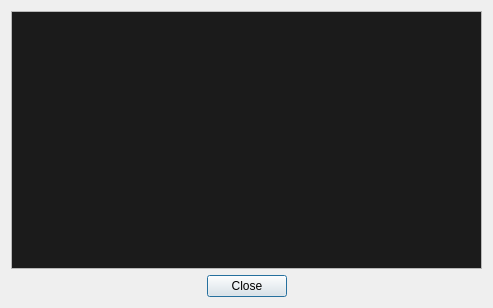
<?xml version="1.0" encoding="UTF-8"?>
<ui version="4.0">
 <class>UpdatesCheckerDialog</class>
 <widget class="QDialog" name="UpdatesCheckerDialog">
  <property name="geometry">
   <rect>
    <x>0</x>
    <y>0</y>
    <width>493</width>
    <height>308</height>
   </rect>
  </property>
  <property name="windowTitle">
   <string>F1LT updates</string>
  </property>
  <property name="windowIcon">
   <iconset resource="../icons/icons.qrc">
    <normaloff>:/ui_icons/icon.png</normaloff>:/ui_icons/icon.png</iconset>
  </property>
  <layout class="QVBoxLayout" name="verticalLayout">
   <item>
    <widget class="QTextBrowser" name="textEdit">
     <property name="palette">
      <palette>
       <active>
        <colorrole role="WindowText">
         <brush brushstyle="SolidPattern">
          <color alpha="255">
           <red>255</red>
           <green>255</green>
           <blue>255</blue>
          </color>
         </brush>
        </colorrole>
        <colorrole role="Text">
         <brush brushstyle="SolidPattern">
          <color alpha="255">
           <red>252</red>
           <green>252</green>
           <blue>252</blue>
          </color>
         </brush>
        </colorrole>
        <colorrole role="Base">
         <brush brushstyle="SolidPattern">
          <color alpha="255">
           <red>27</red>
           <green>27</green>
           <blue>27</blue>
          </color>
         </brush>
        </colorrole>
        <colorrole role="Highlight">
         <brush brushstyle="SolidPattern">
          <color alpha="255">
           <red>0</red>
           <green>179</green>
           <blue>255</blue>
          </color>
         </brush>
        </colorrole>
        <colorrole role="Link">
         <brush brushstyle="SolidPattern">
          <color alpha="255">
           <red>0</red>
           <green>167</green>
           <blue>239</blue>
          </color>
         </brush>
        </colorrole>
       </active>
       <inactive>
        <colorrole role="WindowText">
         <brush brushstyle="SolidPattern">
          <color alpha="255">
           <red>255</red>
           <green>255</green>
           <blue>255</blue>
          </color>
         </brush>
        </colorrole>
        <colorrole role="Text">
         <brush brushstyle="SolidPattern">
          <color alpha="255">
           <red>252</red>
           <green>252</green>
           <blue>252</blue>
          </color>
         </brush>
        </colorrole>
        <colorrole role="Base">
         <brush brushstyle="SolidPattern">
          <color alpha="255">
           <red>27</red>
           <green>27</green>
           <blue>27</blue>
          </color>
         </brush>
        </colorrole>
        <colorrole role="Highlight">
         <brush brushstyle="SolidPattern">
          <color alpha="255">
           <red>0</red>
           <green>179</green>
           <blue>255</blue>
          </color>
         </brush>
        </colorrole>
        <colorrole role="Link">
         <brush brushstyle="SolidPattern">
          <color alpha="255">
           <red>0</red>
           <green>167</green>
           <blue>239</blue>
          </color>
         </brush>
        </colorrole>
       </inactive>
       <disabled>
        <colorrole role="WindowText">
         <brush brushstyle="SolidPattern">
          <color alpha="255">
           <red>20</red>
           <green>19</green>
           <blue>18</blue>
          </color>
         </brush>
        </colorrole>
        <colorrole role="Text">
         <brush brushstyle="SolidPattern">
          <color alpha="255">
           <red>20</red>
           <green>19</green>
           <blue>18</blue>
          </color>
         </brush>
        </colorrole>
        <colorrole role="Base">
         <brush brushstyle="SolidPattern">
          <color alpha="255">
           <red>255</red>
           <green>255</green>
           <blue>255</blue>
          </color>
         </brush>
        </colorrole>
        <colorrole role="Highlight">
         <brush brushstyle="SolidPattern">
          <color alpha="255">
           <red>65</red>
           <green>139</green>
           <blue>212</blue>
          </color>
         </brush>
        </colorrole>
        <colorrole role="Link">
         <brush brushstyle="SolidPattern">
          <color alpha="255">
           <red>0</red>
           <green>167</green>
           <blue>239</blue>
          </color>
         </brush>
        </colorrole>
       </disabled>
      </palette>
     </property>
     <property name="openExternalLinks">
      <bool>true</bool>
     </property>
    </widget>
   </item>
   <item>
    <widget class="QDialogButtonBox" name="buttonBox">
     <property name="orientation">
      <enum>Qt::Horizontal</enum>
     </property>
     <property name="standardButtons">
      <set>QDialogButtonBox::Close</set>
     </property>
     <property name="centerButtons">
      <bool>true</bool>
     </property>
    </widget>
   </item>
  </layout>
 </widget>
 <resources>
  <include location="../icons/icons.qrc"/>
 </resources>
 <connections/>
</ui>
